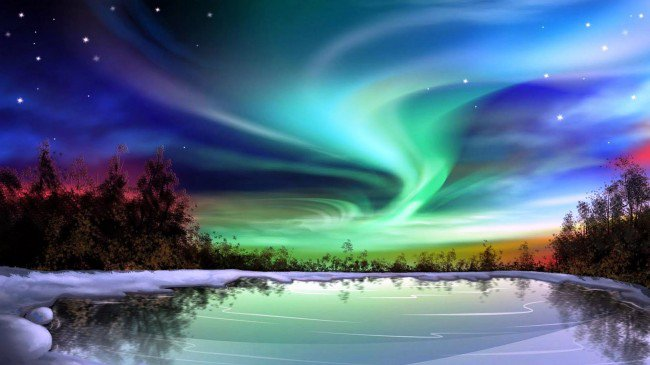
%> input picture ex1/testImg1.jpg, 650 x 365 px
$ octave --eval "result = histogramEqualize(imread('testImg1.jpg'));"   (GNU Octave 9; MATLAB toolbox functions it lacks are replaced by stand-ins)
%> lines starting %> are read from the running program, lines starting %| are printed output that depends on the picture
### ex1/transformRGB2YIQ.m
function [ imYIQ ] = transformRGB2YIQ(imRGB)
%transform RGB image file to YIQ format and returns the image.
% in order to operate on the r g b values of all the pixels
% i reshaped the matrix into one vector that contains all the
%rgb values of any pixel and  another vector (in the same size)
%that contains the appropriate values from the matrix of the numbers so
% i could use the .* operator and got the wishful y i q values.
% then i reshaped the result vector to matrix shape.


if( isa(imRGB, 'integer'))
    imRGB = double(imRGB) / 255.0;
end

imSize = size(imRGB);
height = imSize(1);
width = imSize(2);

imVector = reshape(imRGB, [height * width, 3]);
imVector = repmat(imVector, 1, 3);


imVector  = reshape(imVector', 3, 3 * height * width)';

numberMatrix = [0.299 0.587 0.114; 0.596 -0.275 -0.321; ...
    0.212 -0.523 0.311];

numbersVector = repmat(numberMatrix, height * width, 1);

resultVector =  imVector .* numbersVector;
resultVector = sum(resultVector, 2);

imYIQ = reshape(resultVector, 3, width * height)';
imYIQ = reshape(imYIQ, imSize);

end

### ex1/transformYIQ2RGB.m
function [ imRGB ] = transformYIQ2RGB( imYIQ )
% transform an image file in a YIQ format to RGB format and returns the
% image.
% the method here is the same as in function transformRGB2YIQ
%the only difference is that here i used the inverse numbers matrix
%because here we want to change the Y I Q values to R G B values which is
%the opposite from what we want in transformRGB2YIQ.

if( isa(imYIQ, 'integer'))
    imYIQ = double(imYIQ) / 255.0;
end

imSize = size(imYIQ);
height = imSize(1);
width = imSize(2);

imVector = reshape(imYIQ, height * width, 3);
imVector = repmat(imVector, 1, 3);

imVector  = reshape(imVector', 3, 3 * height * width)';

numberMatrix = [0.299 0.587 0.114; 0.596 -0.275 -0.321; ...
    0.212 -0.523 0.311];
numberMatrix = inv(numberMatrix);

numbersVector = repmat(numberMatrix, height * width, 1);

resultVector =  imVector .* numbersVector;
resultVector = sum(resultVector, 2);

imRGB = reshape(resultVector, 3, width * height)';
imRGB = reshape(imRGB, imSize);
end

### ex1/histogramEqualize.m
function [ imEq, histOrig, histEq ] = histogramEqualize( imOrig )
%performs histogram equalization of a given grayscale or RGB image.
%The function also displies the input and the equalized output image.

sizes = size(imOrig);
dim = size(sizes);

if (dim(2) == 3) && (sizes(3) == 3)
    colorType = 'truecolor';
else
    colorType = 'grayscale';
end

% is it RGB image
  if (strcmp(colorType, 'truecolor') == 1)
    imYIQ = transformRGB2YIQ(imOrig);
    %operate only on Y channel
    yChannel = imYIQ(:, :, 1);
  else
     yChannel = imOrig; % the image has not changed
  end

% Computes the image histogram
histogram = imhist(yChannel);

% Computes the cumulative histogram
cumHistogram = cumsum(histogram);

numOfPixels = sum(histogram);

%Normalizes the cumulative histogram (divide by the total number of pixels)
nCumHist = double(cumHistogram) / numOfPixels;

%Multiplies the normalized histogram by the maximal gray level value (K-1)
nCumHist = nCumHist * 255;

%Rounds the values to get integers (use round)
nCumHist = round(nCumHist);

%Map the intensity values of the image using the result of step 5.
yChannel = nCumHist(1 + round(yChannel * 255));

yChannel = double(yChannel) / 255;

% [8 lines of commented-out code are left out]


if (strcmp(colorType, 'truecolor') == 1)
    image = imYIQ;
    image(:, :, 1) = yChannel;
    image = transformYIQ2RGB(image);
else
    image = yChannel;
end

imEq = image;
histOrig =  histogram;
histEq = imhist(yChannel);
figure, imshow(imOrig);
figure, imshow(imEq);
end
%> in transformRGB2YIQ, `imYIQ = reshape(imYIQ, imSize);`:
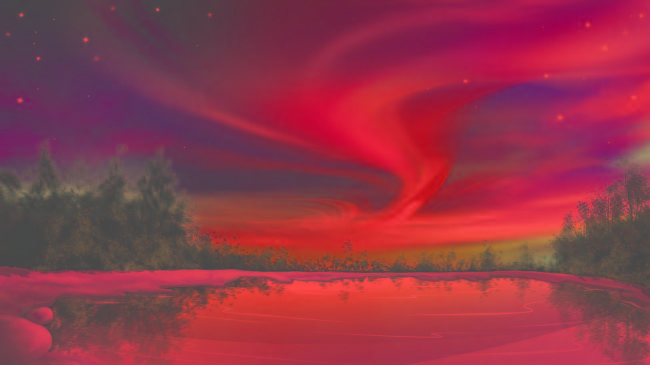
%> imYIQ: size 365x650x3 double; mean R, G, B 0.404, -0.0979, 0.00531; drawn with min black and max white
%> in histogramEqualize, `yChannel = imYIQ(:, :, 1);`:
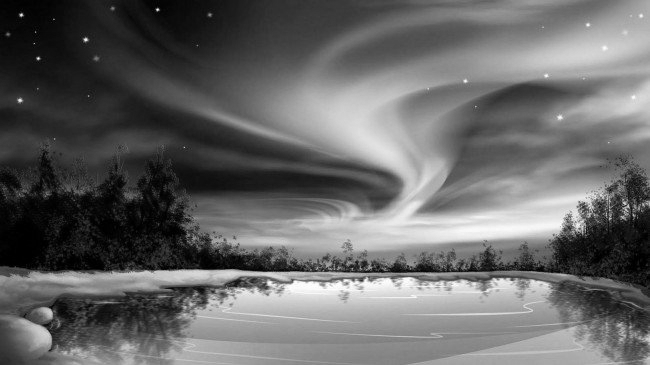
%> yChannel: size 365x650 double; min 0, max 1, mean 0.404
%> in histogramEqualize, `histogram = imhist(yChannel);`: histogram = 256 values, max 1573 at index 139, min 7 at index 256, mean 926.8
%> in histogramEqualize, `cumHistogram = cumsum(histogram);`: cumHistogram = 256 values from 606 to 237250
%> in histogramEqualize, `numOfPixels = sum(histogram);`: numOfPixels = 237250
%> in histogramEqualize, `nCumHist = double(cumHistogram) / numOfPixels;`: nCumHist = 256 values from 0.00255 to 1
%> in histogramEqualize, `nCumHist = nCumHist * 255;`: nCumHist = 256 values from 0.651 to 255
%> in histogramEqualize, `nCumHist = round(nCumHist);`: nCumHist = 256 values from 1 to 255
%> in histogramEqualize, `yChannel = nCumHist(1 + round(yChannel * 255));`:
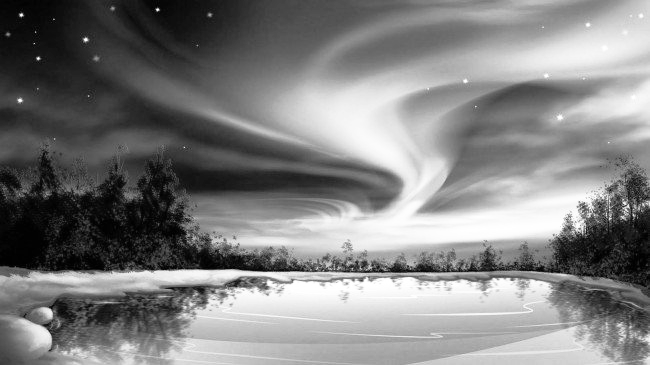
%> yChannel: size 365x650 double; min 1, max 255, mean 128.1
%> in histogramEqualize, `image(:, :, 1) = yChannel;`:
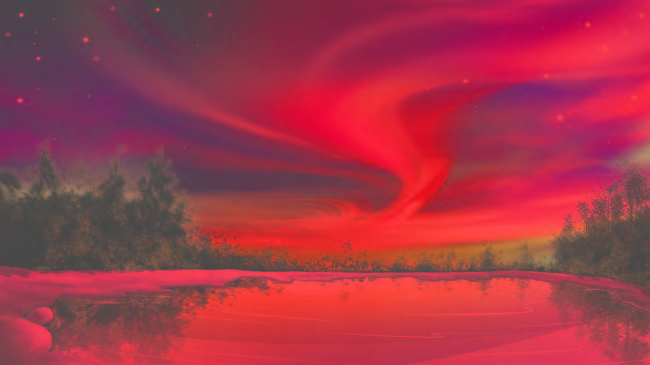
%> image: size 365x650x3 double; mean R, G, B 0.502, -0.0979, 0.00531; drawn with min black and max white
%> in transformYIQ2RGB, `imRGB = reshape(imRGB, imSize);`:
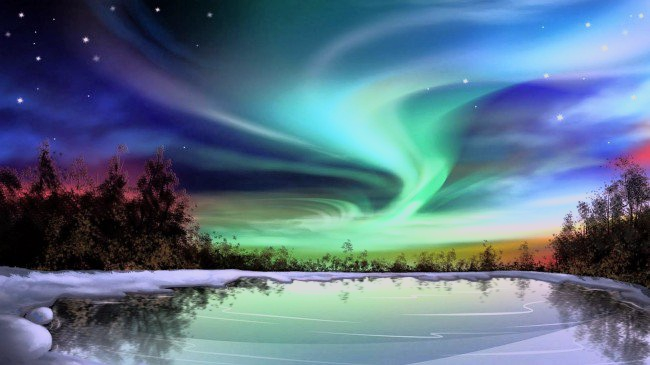
%> imRGB: size 365x650x3 double; mean R, G, B 0.412, 0.525, 0.62; drawn with min black and max white
%> in histogramEqualize, `histOrig =  histogram;`: histOrig has the same summary as histogram
%> in histogramEqualize, `histEq = imhist(yChannel);`: histEq = 256 values, max 1633 at index 227, min 0 at index 1, mean 926.8
%> in histogramEqualize, `imshow(imEq)`:
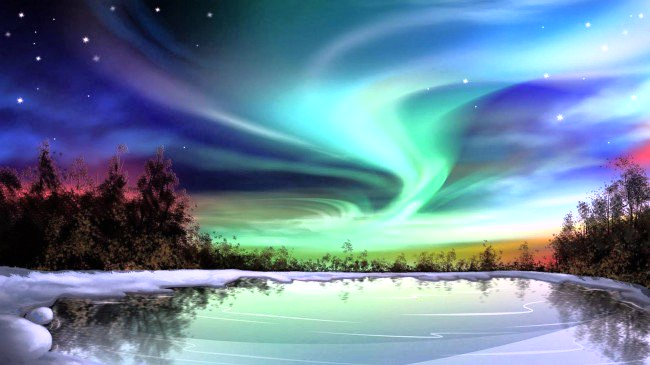
%> displayed picture: size 365x650x3, on the screen's scale of 0 to 255; mean R, G, B 105, 133, 154.6

$ run again, on ex1/testImg2.jpg
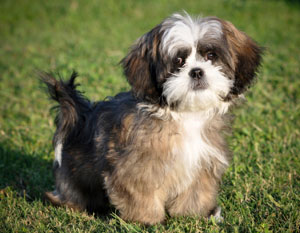
%> input picture ex1/testImg2.jpg, 300 x 233 px
%> in histogramEqualize, `yChannel = imYIQ(:, :, 1);`:
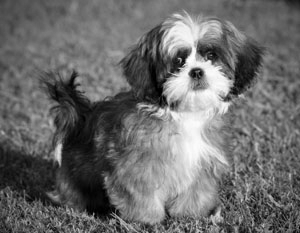
%> yChannel: size 233x300 double; min 0, max 0.998, mean 0.424
%> histogram = 256 values, max 784 at index 112, min 0 at index 256, mean 273
%> cumHistogram = 256 values from 33 to 69900
%> numOfPixels = 69900
%> in histogramEqualize, `nCumHist = double(cumHistogram) / numOfPixels;`: nCumHist = 256 values from 0.000472 to 1
%> in histogramEqualize, `nCumHist = nCumHist * 255;`: nCumHist = 256 values from 0.12 to 255
%> in histogramEqualize, `nCumHist = round(nCumHist);`: nCumHist = 256 values from 0 to 255
%> in transformYIQ2RGB, `imRGB = reshape(imRGB, imSize);`:
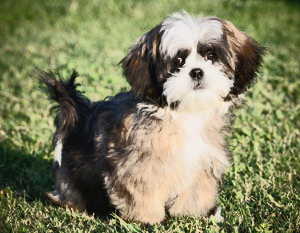
%> imRGB: size 233x300x3 double; mean R, G, B 0.518, 0.52, 0.375; drawn with min black and max white
%> histOrig has the same summary as histogram
%> histEq = 256 values, max 784 at index 141, min 0 at index 17, mean 273

$ run again, on ex1/gradient.jpg
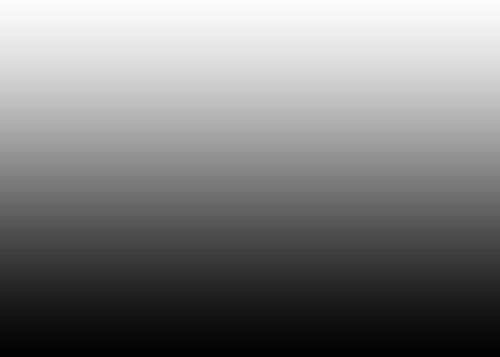
%> input picture ex1/gradient.jpg, 500 x 357 px
%> in transformRGB2YIQ, `imYIQ = reshape(imYIQ, imSize);`:
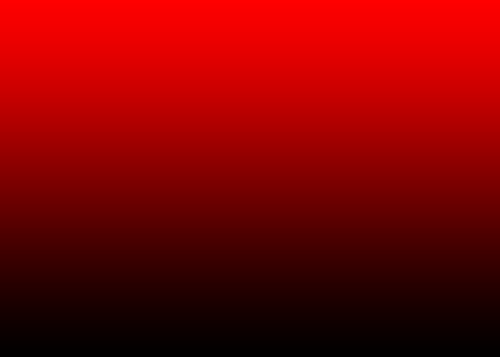
%> imYIQ: size 357x500x3 double; mean R, G, B 0.496, -2.57e-17, -1.54e-17; drawn with min black and max white
%> histogram = 256 values, max 2000 at index 3, min 0 at index 1, mean 697.3
%> cumHistogram = 256 values from 0 to 178500
%> numOfPixels = 178500
%> in histogramEqualize, `nCumHist = double(cumHistogram) / numOfPixels;`: nCumHist = 256 values from 0 to 1
%> in histogramEqualize, `nCumHist = nCumHist * 255;`: nCumHist = 256 values from 0 to 255
%> histOrig has the same summary as histogram
%> histEq = 256 values, max 2500 at index 247, min 0 at index 1, mean 697.3
